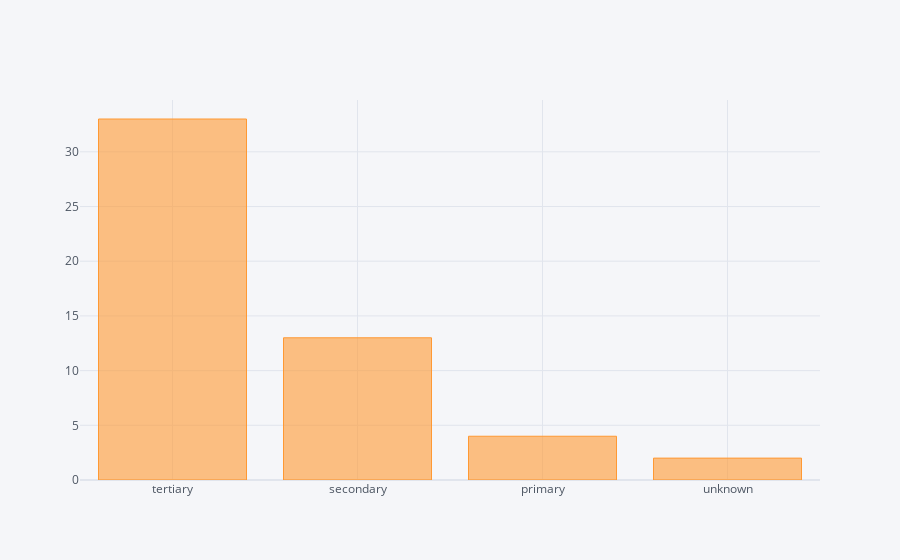

The notebook cell saved with this chart:
### Code cell
df[df.balance>30000].sort_values(ascending = False , by = 'balance').education.value_counts().iplot(kind='bar')

### Figure 1 — Plotly figure (JSON) as saved in the notebook; plotly's stock layout.template omitted (floating-point values rounded to 4 significant figures)
{"data": [{"marker": {"color": "rgba(255, 153, 51, 0.6)", "line": {"color": "rgba(255, 153, 51, 1.0)", "width": 1}}, "name": "count", "orientation": "v", "text": "", "type": "bar", "x": ["tertiary", "secondary", "primary", "unknown"], "y": [33, 13, 4, 2]}], "layout": {"legend": {"bgcolor": "#F5F6F9", "font": {"color": "#4D5663"}}, "paper_bgcolor": "#F5F6F9", "plot_bgcolor": "#F5F6F9", "title": {"font": {"color": "#4D5663"}}, "xaxis": {"gridcolor": "#E1E5ED", "showgrid": true, "tickfont": {"color": "#4D5663"}, "title": {"font": {"color": "#4D5663"}, "text": ""}, "zerolinecolor": "#E1E5ED"}, "yaxis": {"gridcolor": "#E1E5ED", "showgrid": true, "tickfont": {"color": "#4D5663"}, "title": {"font": {"color": "#4D5663"}, "text": ""}, "zerolinecolor": "#E1E5ED"}}}
